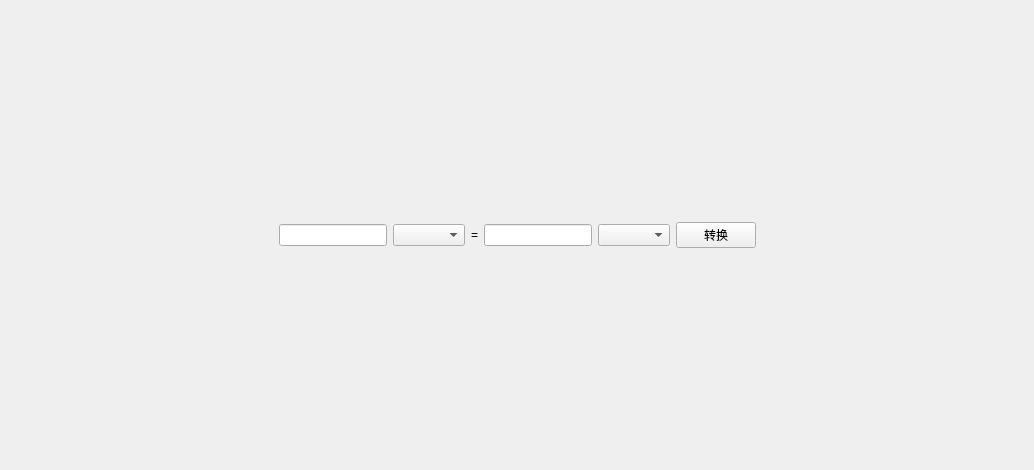
<?xml version="1.0" encoding="UTF-8"?>
<ui version="4.0">
 <class>MyWidget</class>
 <widget class="QWidget" name="MyWidget">
  <property name="geometry">
   <rect>
    <x>0</x>
    <y>0</y>
    <width>1034</width>
    <height>470</height>
   </rect>
  </property>
  <property name="windowTitle">
   <string>MyWidget</string>
  </property>
  <layout class="QHBoxLayout" name="horizontalLayout_2">
   <item>
    <widget class="QWidget" name="widget1" native="true">
     <layout class="QHBoxLayout" name="horizontalLayout_3">
      <item>
       <spacer name="horizontalSpacer">
        <property name="orientation">
         <enum>Qt::Horizontal</enum>
        </property>
        <property name="sizeHint" stdset="0">
         <size>
          <width>40</width>
          <height>20</height>
         </size>
        </property>
       </spacer>
      </item>
      <item>
       <layout class="QHBoxLayout" name="horizontalLayout">
        <item>
         <widget class="QLineEdit" name="lineEdit_binary_input"/>
        </item>
        <item>
         <widget class="QComboBox" name="comboBox_binary_input"/>
        </item>
        <item>
         <widget class="QLabel" name="label">
          <property name="text">
           <string>=</string>
          </property>
         </widget>
        </item>
        <item>
         <widget class="QLineEdit" name="lineEdit_binary_output"/>
        </item>
        <item>
         <widget class="QComboBox" name="comboBox_binary_output"/>
        </item>
       </layout>
      </item>
      <item>
       <widget class="QPushButton" name="pushButton_binary_transfer">
        <property name="text">
         <string>转换</string>
        </property>
       </widget>
      </item>
      <item>
       <spacer name="horizontalSpacer_2">
        <property name="orientation">
         <enum>Qt::Horizontal</enum>
        </property>
        <property name="sizeHint" stdset="0">
         <size>
          <width>40</width>
          <height>20</height>
         </size>
        </property>
       </spacer>
      </item>
     </layout>
    </widget>
   </item>
  </layout>
 </widget>
 <layoutdefault spacing="6" margin="11"/>
 <resources/>
 <connections/>
</ui>
